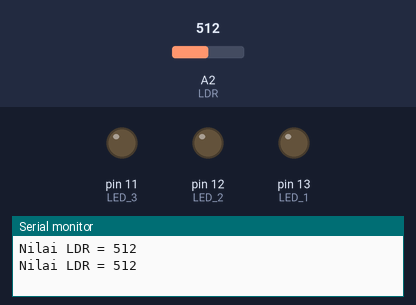
A sketch run on a simulated Arduino Uno, built with avr-gcc and run on an emulated ATmega328P. On the bench: output pins drawn as LEDs (lit = HIGH), the last lines printed to the serial monitor. The inputs (shaded band) are chosen by the test bench; at power-on: A2 (LDR) = 512.

Above: at 3.8 s.
3.9 s: A2 (LDR) set to 7
7.8 s: A2 (LDR) set to 4
At 11.7 s:
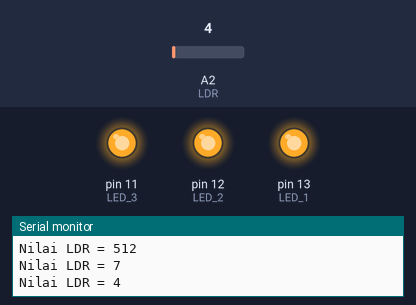
12.0 s: A2 (LDR) set to 122
At 13.3 s:
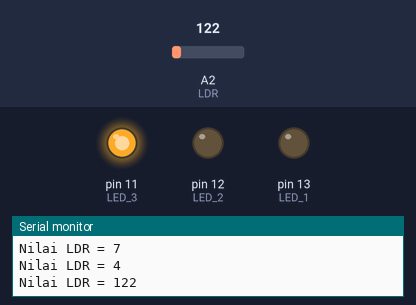
15.9 s: A2 (LDR) set to 0
At 19.0 s:
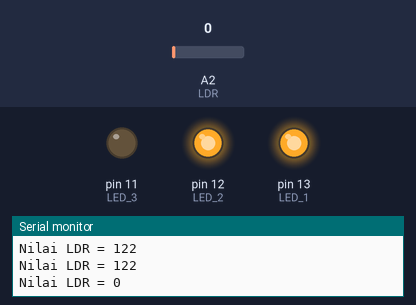
21.0 s: A2 (LDR) set to 16
At 21.4 s:
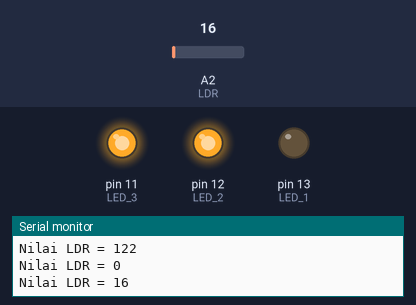
Timing chart, 0 to 24.0 s (numbered marks = the images above; inputs shaded):
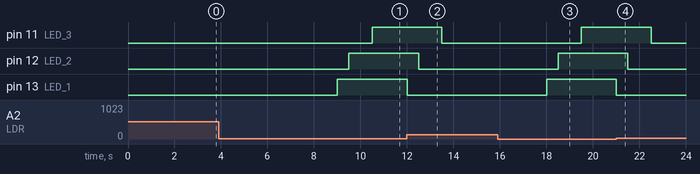

The sketch:

TEST_SENSOR_LDR.ino
```cpp
//MUHAMMAD RAMADHAN
//TEST SENSOR LDR

int LDR = A2;
int LED_1 = 13;
int LED_2 = 12;
int LED_3 = 11;
int nilaiLDR = 0;

void setup() {
  // put your setup code here, to run once:
  pinMode(LED_1, OUTPUT);
  Serial.begin (9600) ;
  pinMode(LED_2, OUTPUT);
  Serial.begin (9600) ;
  pinMode(LED_3, OUTPUT);
  Serial.begin (9600) ;
}

void loop()
{
  // put your main code here, to run repeatedly:
  nilaiLDR = analogRead (LDR) ;
  Serial.print ("Nilai LDR = ") ;
  Serial.println (nilaiLDR);

  if (nilaiLDR < 6)
  {
    digitalWrite (LED_1, HIGH) ;
    delay(500);
    digitalWrite (LED_2, HIGH);
    delay(1000);
    digitalWrite (LED_3, HIGH);
    delay(1500);
  }
  else
  {
    digitalWrite (LED_1, LOW) ;
    delay(500);
    digitalWrite (LED_2, LOW) ;
    delay(1000);
    digitalWrite (LED_3, LOW) ;
    delay(1500);
  }
}
```

Measured:
- the behaviour switches between 6 and 5 on A2 (LDR) (found by bisection; images 0 and 1)
- after the input at 7.8 s, pin 11 (LED_3): LOW → HIGH after 2.7 s; pin 12 (LED_2): LOW → HIGH after 1.7 s; pin 13 (LED_1): LOW → HIGH after 1.2 s
- after the input at 12.0 s, pin 11 (LED_3): HIGH → LOW after 1.5 s; pin 12 (LED_2): HIGH → LOW after 0.50 s; pin 13 (LED_1): HIGH → LOW at once
- after the input at 15.9 s, pin 11 (LED_3): LOW → HIGH after 3.6 s; pin 12 (LED_2): LOW → HIGH after 2.6 s; pin 13 (LED_1): LOW → HIGH after 2.1 s
- after the input at 21.0 s, pin 11 (LED_3): HIGH → LOW after 1.5 s; pin 12 (LED_2): HIGH → LOW after 0.50 s; pin 13 (LED_1): HIGH → LOW at once
